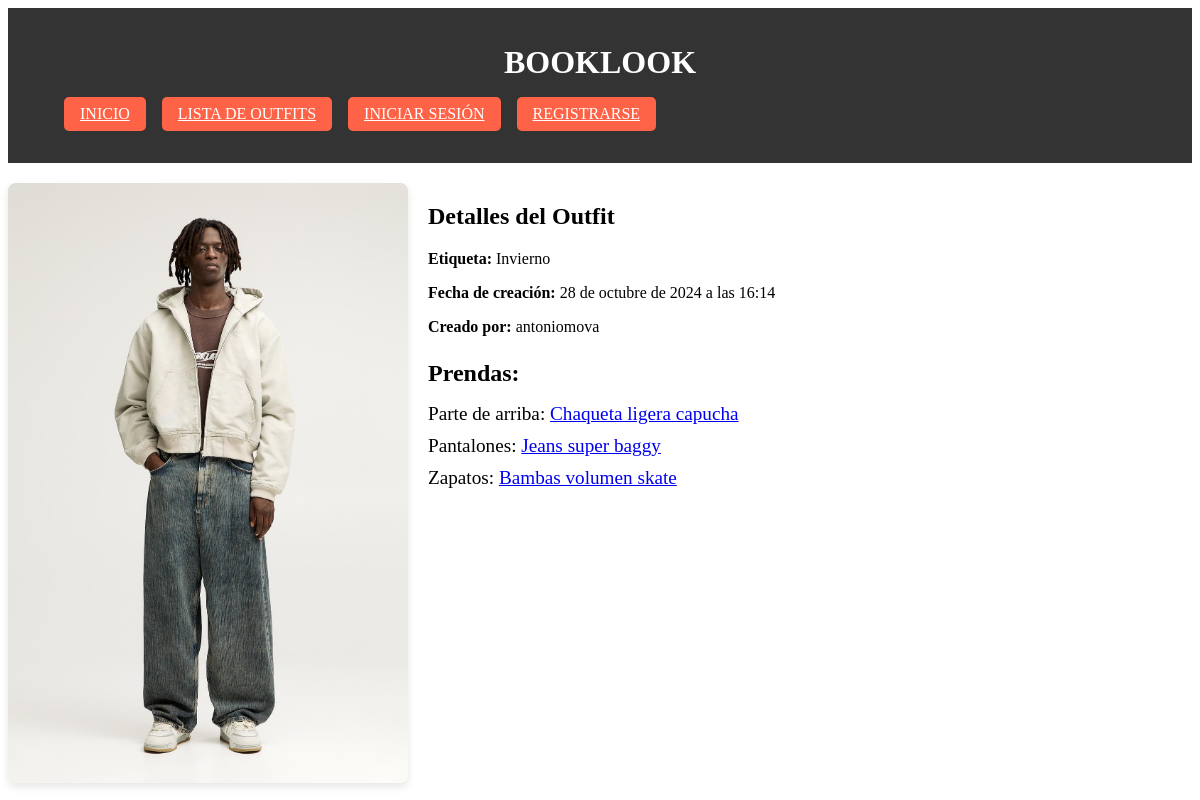
/outfits/21/, run on the app's committed database.
### armario/models.py (models this page shows, shortened)
class Outfit(models.Model):
    foto = models.ImageField(upload_to='outfits/', null=True)  # Asegúrate de que esta línea esté presente
    etiqueta = models.ForeignKey('Etiqueta', on_delete=models.CASCADE, null=True)
    creado_en = models.DateTimeField(auto_now_add=True, null=True)
    creador = models.ForeignKey(User, on_delete=models.CASCADE, related_name="outfits", null=True)

class Etiqueta(models.Model):
    nombre = models.CharField(max_length=50, unique=True, null=True)  # Verano, Invierno, etc.

class Prenda(models.Model):
    TIPO_PRENDA = [
        ('parte_arriba', 'Parte de arriba'),
        ('pantalones', 'Pantalones'),
        ('zapatos', 'Zapatos'),
    ]
    outfit = models.ForeignKey(Outfit, related_name='prendas', on_delete=models.CASCADE, null=True)  # Relación con el outfit
    nombre = models.CharField(max_length=100, null=True)  # Nombre de la prenda
    enlace_compra = models.URLField(null=True)  # Link de compra
    tipo = models.CharField(max_length=15, choices=TIPO_PRENDA, null=True)  # Tipo de prenda (parte de arriba, pantalones, zapatos)

### armario/views.py (the view)
# urls.py: path('outfits/<int:pk>/', views.detalles, name='outfit-detalles'),
def detalles(request, pk):
    outfit = get_object_or_404(Outfit, pk=pk)
    return render(request, 'armario/outfit_detalles.html', {'outfit': outfit})

### armario/templates/armario/outfit_detalles.html
{% extends 'base.html' %}
{% block content %}
    <div class="outfit-detalles d-flex align-items-start">
        <br>
        <div class="detalles-outfit">
            <img src="{{ outfit.foto.url }}" alt="Foto de {{ outfit.etiqueta.nombre }}">
        </div>
        <div class="outfit-info">
            <h2>Detalles del Outfit</h2>
            <p><strong>Etiqueta:</strong> {{ outfit.etiqueta.nombre }}</p>
            <p><strong>Fecha de creación:</strong> {{ outfit.creado_en }}</p>
            <p><strong>Creado por:</strong> {{ outfit.creador.username }}</p>
            <h3>Prendas:</h3>
            <ul>
                {% for prenda in outfit.prendas.all %}
                    <li>{{ prenda.get_tipo_display }}:
                        <a href="{{ prenda.enlace_compra }}" target="_blank">{{ prenda.nombre }}</a>
                    </li>
                {% endfor %}
            </ul>
        </div>
    </div>
{% endblock %}

### armario/static/css/style.css (style rules this page uses)
.outfit-detalles { display: flex; align-items: flex-start; margin-top: 20px; }
.detalles-outfit img { width: 100%; max-width: 400px; height: auto; border-radius: 8px; box-shadow: 0px 4px 8px rgba(0, 0, 0, 0.1); margin-right: 20px; }
.outfit-info { flex-grow: 1; }
.outfit-info h3 { font-size: 1.5rem; margin-bottom: 10px; }
.outfit-info ul { list-style-type: none; padding: 0; }
.outfit-info ul li { margin-bottom: 10px; font-size: 1.2rem; }

### data on the page
Outfit: foto (picture), etiqueta.nombre "Invierno", creado_en "28 de octubre de 2024 a las 16:14", creador.username "antoniomova"
Prenda: tipo "Parte de arriba", nombre "Chaqueta ligera capucha"
Prenda: tipo "Pantalones", nombre "Jeans super baggy"
Prenda: tipo "Zapatos", nombre "Bambas volumen skate"
